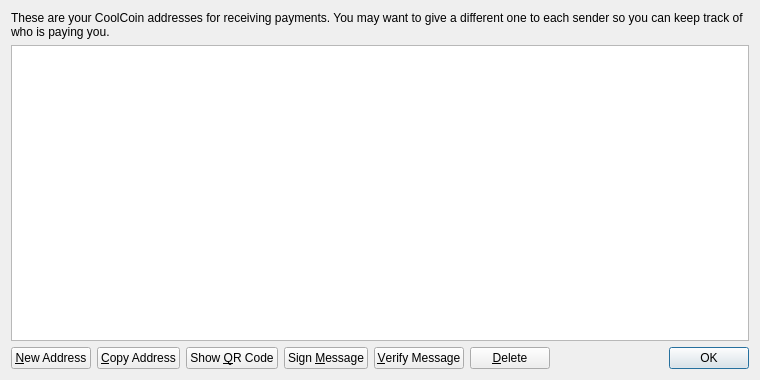
<?xml version="1.0" encoding="UTF-8"?>
<ui version="4.0">
 <class>AddressBookPage</class>
 <widget class="QWidget" name="AddressBookPage">
  <property name="geometry">
   <rect>
    <x>0</x>
    <y>0</y>
    <width>760</width>
    <height>380</height>
   </rect>
  </property>
  <property name="windowTitle">
   <string>Address Book</string>
  </property>
  <layout class="QVBoxLayout" name="verticalLayout">
   <item>
    <widget class="QLabel" name="labelExplanation">
     <property name="text">
      <string>These are your CoolCoin addresses for receiving payments. You may want to give a different one to each sender so you can keep track of who is paying you.</string>
     </property>
     <property name="textFormat">
      <enum>Qt::PlainText</enum>
     </property>
     <property name="wordWrap">
      <bool>true</bool>
     </property>
    </widget>
   </item>
   <item>
    <widget class="QTableView" name="tableView">
     <property name="contextMenuPolicy">
      <enum>Qt::CustomContextMenu</enum>
     </property>
     <property name="toolTip">
      <string>Double-click to edit address or label</string>
     </property>
     <property name="tabKeyNavigation">
      <bool>false</bool>
     </property>
     <property name="alternatingRowColors">
      <bool>true</bool>
     </property>
     <property name="selectionMode">
      <enum>QAbstractItemView::SingleSelection</enum>
     </property>
     <property name="selectionBehavior">
      <enum>QAbstractItemView::SelectRows</enum>
     </property>
     <property name="sortingEnabled">
      <bool>true</bool>
     </property>
     <attribute name="verticalHeaderVisible">
      <bool>false</bool>
     </attribute>
    </widget>
   </item>
   <item>
    <layout class="QHBoxLayout" name="horizontalLayout">
     <item>
      <widget class="QPushButton" name="newAddressButton">
       <property name="toolTip">
        <string>Create a new address</string>
       </property>
       <property name="text">
        <string>&amp;New Address</string>
       </property>
       <property name="icon">
        <iconset resource="../bitcoin.qrc">
         <normaloff>:/icons/add</normaloff>:/icons/add</iconset>
       </property>
      </widget>
     </item>
     <item>
      <widget class="QPushButton" name="copyToClipboard">
       <property name="toolTip">
        <string>Copy the currently selected address to the system clipboard</string>
       </property>
       <property name="text">
        <string>&amp;Copy Address</string>
       </property>
       <property name="icon">
        <iconset resource="../bitcoin.qrc">
         <normaloff>:/icons/editcopy</normaloff>:/icons/editcopy</iconset>
       </property>
      </widget>
     </item>
     <item>
      <widget class="QPushButton" name="showQRCode">
       <property name="text">
        <string>Show &amp;QR Code</string>
       </property>
       <property name="icon">
        <iconset resource="../bitcoin.qrc">
         <normaloff>:/icons/qrcode</normaloff>:/icons/qrcode</iconset>
       </property>
      </widget>
     </item>
     <item>
      <widget class="QPushButton" name="signMessage">
       <property name="toolTip">
        <string>Sign a message to prove you own a CoolCoin address</string>
       </property>
       <property name="text">
        <string>Sign &amp;Message</string>
       </property>
       <property name="icon">
        <iconset resource="../bitcoin.qrc">
         <normaloff>:/icons/edit</normaloff>:/icons/edit</iconset>
       </property>
      </widget>
     </item>
     <item>
      <widget class="QPushButton" name="verifyMessage">
       <property name="toolTip">
        <string>Verify a message to ensure it was signed with a specified CoolCoin address</string>
       </property>
       <property name="text">
        <string>&amp;Verify Message</string>
       </property>
       <property name="icon">
        <iconset resource="../bitcoin.qrc">
         <normaloff>:/icons/transaction_0</normaloff>:/icons/transaction_0</iconset>
       </property>
      </widget>
     </item>
     <item>
      <widget class="QPushButton" name="deleteButton">
       <property name="toolTip">
        <string>Delete the currently selected address from the list</string>
       </property>
       <property name="text">
        <string>&amp;Delete</string>
       </property>
       <property name="icon">
        <iconset resource="../bitcoin.qrc">
         <normaloff>:/icons/remove</normaloff>:/icons/remove</iconset>
       </property>
      </widget>
     </item>
     <item>
      <spacer name="horizontalSpacer">
       <property name="orientation">
        <enum>Qt::Horizontal</enum>
       </property>
       <property name="sizeHint" stdset="0">
        <size>
         <width>40</width>
         <height>20</height>
        </size>
       </property>
      </spacer>
     </item>
     <item>
      <widget class="QDialogButtonBox" name="buttonBox">
       <property name="sizePolicy">
        <sizepolicy hsizetype="Maximum" vsizetype="Fixed">
         <horstretch>0</horstretch>
         <verstretch>0</verstretch>
        </sizepolicy>
       </property>
       <property name="standardButtons">
        <set>QDialogButtonBox::Ok</set>
       </property>
      </widget>
     </item>
    </layout>
   </item>
  </layout>
 </widget>
 <resources>
  <include location="../bitcoin.qrc"/>
 </resources>
 <connections/>
</ui>
